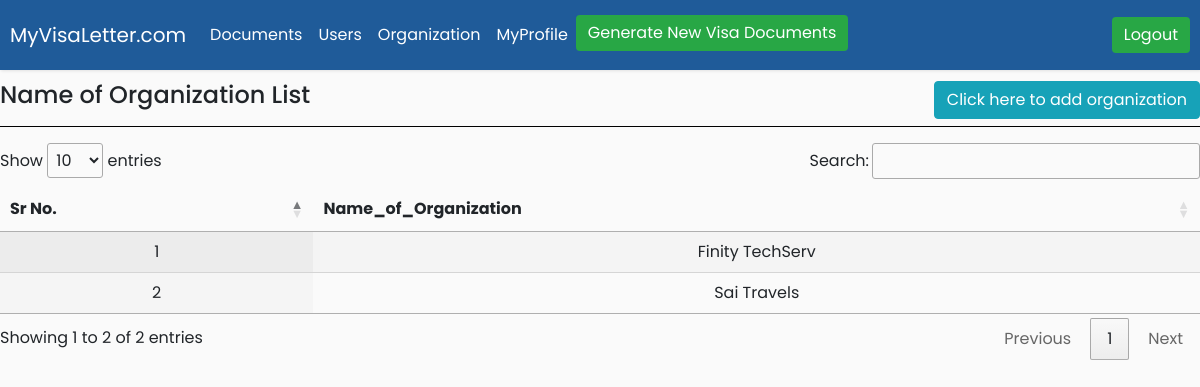
The app's page /Organisation (signed in) with its own data.
### generateletter/models.py (models this page shows, shortened)
class Organization(models.Model):
    Name_of_Organization = models.CharField(max_length=50)
    Address = models.TextField()
    class Meta:
        verbose_name_plural = "Manage Organizations"

### generateletter/views.py (the view)
# urls.py: path("Organisation", views.Oraganisation, name="Organisation"),
@login_required(login_url = '/login')
def Oraganisation(request):
    OName=Organization.objects.all()
    data={'OName': OName}
    return render(request, 'generateletter/Organisation.html', data )

### templates/generateletter/Organisation.html (shortened to what this page needs)
{% extends 'generateletter/base.html' %}
{% load static %}
{% block stylesheet %}
<link rel="stylesheet" type="text/css" href="https://cdn.datatables.net/1.10.20/css/jquery.dataTables.css">
{% endblock stylesheet %}
{% block content %}
        <h4>Name of Organization List<span style="float: right">
        <button class="signup-btn btn btn-info" type="button" name="button" >Click here to add organization</button></span></h4>
<hr>
    <div>
         <table id="test_table" class="display" style="width:100%">
                            <thead>
                                <tr>
                                    <th>Sr No.</th>
                                    <th>Name_of_Organization</th>
                                </tr>
                                </thead>
                                <tbody>
                                    {% for OName_one in OName %}
                                 <tr>
                                   <td>{{OName_one.pk}}</td>
                                   <td>{{ OName_one.Name_of_Organization }}</td>
                                </tr>
                                {% endfor %}
                            </tbody>
                    </table>
                </div>
{% endblock %}

### generateletter/static/generateletter/css/style.css (style rules this page uses)
body { font-family: 'Poppins', sans-serif; background: #fafafa; }
#test_table { text-align: center; }

### templates/generateletter/base.html (style rules this page uses)
hr { background-color: black; }

### records on screen
Organization: pk "1", Name_of_Organization "Finity TechServ"
Organization: pk "2", Name_of_Organization "Sai Travels"
